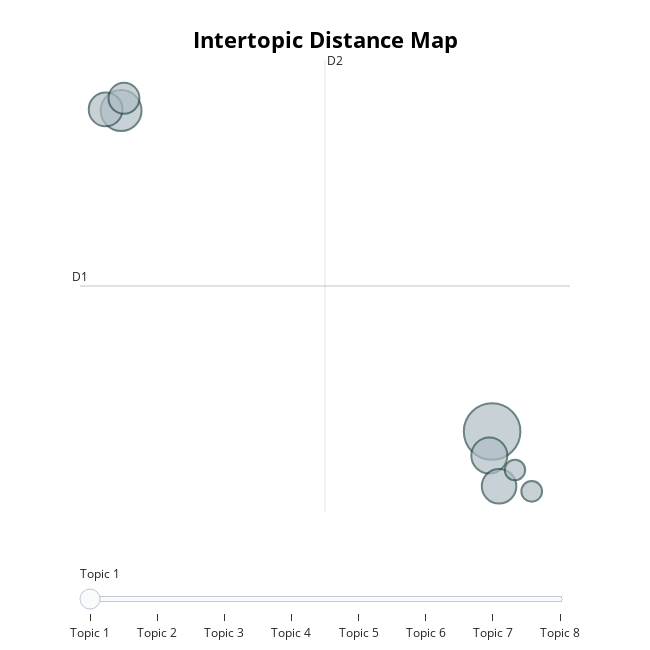

Write notebook code for a chart like this one.
### Code cell
topic_model.visualize_topics()

### Figure 1 — Plotly figure (JSON) as saved in the notebook; plotly's stock layout.template omitted (floating-point values rounded to 4 significant figures)
{"data": [{"customdata": [[1, "access | base | channel | lte | spectrum", 537], [2, "iot | smart | sensor | home | internet", 280], [3, "attack | detection | intrusion | security | user", 218], [4, "activity | recognition | human | activity recognition | human activity", 200], [5, "patient | sensor | fall | health | monitoring", 191], [6, "robot | control | vehicle | drone | uav", 160], [7, "gesture | gesture recognition | recognition | domain | base", 72], [8, "crowd | counting | count | people | csi", 70]], "hovertemplate": "<b>Topic %{customdata[0]}</b><br>Words: %{customdata[1]}<br>Size: %{customdata[2]}", "legendgroup": "", "marker": {"color": "#B0BEC5", "line": {"color": "DarkSlateGrey", "width": 2}, "size": [537, 280, 218, 200, 191, 160, 72, 70], "sizemode": "area", "sizeref": 0.3356, "symbol": "circle"}, "mode": "markers", "name": "", "orientation": "v", "showlegend": false, "type": "scatter", "x": [8.029, -5.78, 7.925, 8.288, -6.358, -5.675, 9.503, 8.879], "xaxis": "x", "y": [-2.26, 7.049, -2.956, -3.847, 7.079, 7.403, -3.993, -3.373], "yaxis": "y"}], "layout": {"annotations": [{"showarrow": false, "text": "D1", "x": -7.311, "y": 1.961, "yshift": 10}, {"showarrow": false, "text": "D2", "x": 1.809, "xshift": 10, "y": 8.514}], "height": 650, "hoverlabel": {"bgcolor": "white", "font": {"family": "Rockwell", "size": 16}}, "legend": {"itemsizing": "constant", "tracegroupgap": 0}, "margin": {"t": 60}, "shapes": [{"line": {"color": "#CFD8DC", "width": 2}, "type": "line", "x0": 1.809, "x1": 1.809, "y0": -4.592, "y1": 8.514}, {"line": {"color": "#9E9E9E", "width": 2}, "type": "line", "x0": -7.311, "x1": 10.93, "y0": 1.961, "y1": 1.961}], "sliders": [{"active": 0, "pad": {"t": 50}, "steps": [{"args": [{"marker.color": [["red", "#B0BEC5", "#B0BEC5", "#B0BEC5", "#B0BEC5", "#B0BEC5", "#B0BEC5", "#B0BEC5"]]}], "label": "Topic 1", "method": "update"}, {"args": [{"marker.color": [["#B0BEC5", "red", "#B0BEC5", "#B0BEC5", "#B0BEC5", "#B0BEC5", "#B0BEC5", "#B0BEC5"]]}], "label": "Topic 2", "method": "update"}, {"args": [{"marker.color": [["#B0BEC5", "#B0BEC5", "red", "#B0BEC5", "#B0BEC5", "#B0BEC5", "#B0BEC5", "#B0BEC5"]]}], "label": "Topic 3", "method": "update"}, {"args": [{"marker.color": [["#B0BEC5", "#B0BEC5", "#B0BEC5", "red", "#B0BEC5", "#B0BEC5", "#B0BEC5", "#B0BEC5"]]}], "label": "Topic 4", "method": "update"}, {"args": [{"marker.color": [["#B0BEC5", "#B0BEC5", "#B0BEC5", "#B0BEC5", "red", "#B0BEC5", "#B0BEC5", "#B0BEC5"]]}], "label": "Topic 5", "method": "update"}, {"args": [{"marker.color": [["#B0BEC5", "#B0BEC5", "#B0BEC5", "#B0BEC5", "#B0BEC5", "red", "#B0BEC5", "#B0BEC5"]]}], "label": "Topic 6", "method": "update"}, {"args": [{"marker.color": [["#B0BEC5", "#B0BEC5", "#B0BEC5", "#B0BEC5", "#B0BEC5", "#B0BEC5", "red", "#B0BEC5"]]}], "label": "Topic 7", "method": "update"}, {"args": [{"marker.color": [["#B0BEC5", "#B0BEC5", "#B0BEC5", "#B0BEC5", "#B0BEC5", "#B0BEC5", "#B0BEC5", "red"]]}], "label": "Topic 8", "method": "update"}]}], "title": {"font": {"color": "Black", "size": 22}, "text": "<b>Intertopic Distance Map", "x": 0.5, "xanchor": "center", "y": 0.95, "yanchor": "top"}, "width": 650, "xaxis": {"anchor": "y", "domain": [0, 1], "range": [-7.311, 10.93], "title": {"text": ""}, "visible": false}, "yaxis": {"anchor": "x", "domain": [0, 1], "range": [-4.592, 8.514], "title": {"text": ""}, "visible": false}}}
